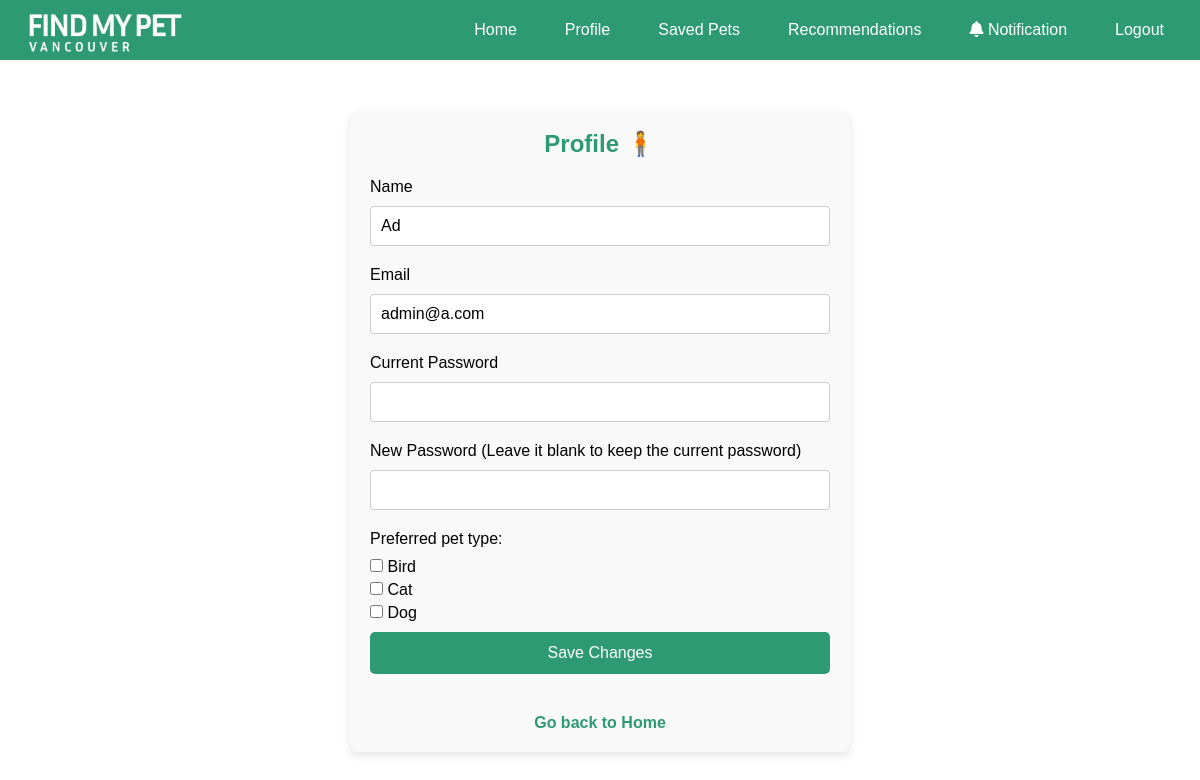
The page /profile.php (signed in) on the database its author committed.
### tables this page shows
CREATE TABLE `users` (
  `id` int(11) NOT NULL,
  `name` varchar(255) NOT NULL,
  `email` varchar(255) NOT NULL,
  `password` varchar(255) NOT NULL,
  `created_at` timestamp NOT NULL DEFAULT current_timestamp(),
  `role` enum('admin','user') NOT NULL DEFAULT 'user'
);

CREATE TABLE `animaltype` (
  `type_id` int(11) NOT NULL,
  `type_name` varchar(50) NOT NULL
);

### helpers.php (called while the page is built, shortened)
<?php
function getAnimalTypes(mysqli $db): array {
    $animalTypes = [];
    $result = $db->query("SELECT type_id, type_name FROM animaltype");
    while ($row = $result->fetch_assoc()) {
        $animalTypes[] = $row;
    }
    return $animalTypes;
}
function getUserPreferences(mysqli $db, int $userId): array {
    $stmt = $db->prepare("SELECT type_id FROM preferences WHERE user_id = ?");
    $stmt->bind_param("i", $userId);
    $stmt->execute();
    $result = $stmt->get_result();
    $preferences = [];
    return $preferences;
}

### profile.php (the view, shortened to what this page needs)
<?php
require("db.php");
require("helpers.php");
include('components/navbar.php');
$animalTypes = getAnimalTypes($db);
$user_id = $_SESSION['user_id'];
$sql = "SELECT name, email, password FROM users WHERE id = ?";
$stmt = $db->prepare($sql);
$stmt->bind_param("i", $user_id);
$stmt->execute();
$stmt->store_result();
$stmt->bind_result($name, $email, $stored_password);
$preferredTypes = getUserPreferences($db, $user_id);
$name_err = $email_err = $password_err = $current_password_err = "";
?>
<!DOCTYPE html>
<html lang="en">
<head>
    <link rel="stylesheet" href="https://cdnjs.cloudflare.com/ajax/libs/font-awesome/6.7.2/css/all.min.css">
    <link rel="stylesheet" href="./css/index.css">
    <link rel="stylesheet" href="./css/profile.css">
</head>
<body>
    <div class="profile-form">
        <h2>Profile 🧍</h2>
        <form action="profile.php" method="post">
            <div class="form-group <?php echo (!empty($name_err)) ? 'has-error' : ''; ?>">
                <label for="name">Name</label>
                <input type="text" name="name" class="form-control full-w" value="<?php echo $name; ?>" required>
            </div>
            <div class="form-group <?php echo (!empty($email_err)) ? 'has-error' : ''; ?>">
                <label for="email">Email</label>
                <input type="email" name="email" class="form-control full-w" value="<?php echo $email; ?>" required>
            </div>
            <div class="form-group <?php echo (!empty($current_password_err)) ? 'has-error' : ''; ?>">
                <label for="current_password">Current Password</label>
                <input type="password" name="current_password" class="form-control full-w" required>
            </div>
            <div class="form-group <?php echo (!empty($password_err)) ? 'has-error' : ''; ?>">
                <label for="password">New Password (Leave it blank to keep the current password)</label>
                <input type="password" name="password" class="form-control full-w">
            </div>
            <div class="form-group">
                <label>Preferred pet type:</label>
                <div class="type-checkbox-group">
                    <?php foreach ($animalTypes as $type): ?>
                        <div>
                            <?php
                            $checked = in_array($type['type_id'], $preferredTypes) ? 'checked' : ''
                            ?>
                            <input type="checkbox" id="pref-<?= $type['type_id'] ?>" name="preferred_types[]" value="<?= $type['type_id'] ?>" <?= $checked ?>>
                            <label for="pref-<?= $type['type_id'] ?>"><?= htmlspecialchars($type['type_name']) ?></label>
                        </div>
                    <?php endforeach; ?>
                </div>
            </div>
            <div class="form-group">
                <input type="submit" value="Save Changes" class="submit-btn full-w">
            </div>
            <p><a href="index.php">Go back to Home</a></p>
        </form>
    </div>
</body>
</html>

### css/index.css (style rules this page uses)
* { margin: 0; padding: 0; box-sizing: border-box; font-family: Arial, Helvetica, sans-serif; }
html { --primary-green: #2e9a73; --dark-blue: #2B3440; --secondary-blue: #5077A0; --secondary-green: #50A079; --stronger-green: #48906c; --stronger-blue: #486b90; --border-grey: #ccc; }
.submit-btn { padding: 10px 20px; background-color: var(--primary-green); color: white; font-size: 16px; border: none; border-radius: 5px; margin-top: 20px; width: 30%; cursor: pointer; }

### css/profile.css (style rules this page uses)
.profile-form { width: 100%; max-width: 500px; margin: 50px auto; padding: 20px; background-color: #f9f9f9; border-radius: 8px; box-shadow: 0 4px 8px rgba(0, 0, 0, 0.1); }
.profile-form h2 { text-align: center; color: #2e9a73; margin-bottom: 20px; }
.profile-form .form-group .full-w { width: 100%; padding: 10px; margin: 10px 0 20px; border: 1px solid #ccc; border-radius: 4px; font-size: 16px; }
.profile-form .form-group .submit-btn { width: 100%; padding: 12px; background-color: #2e9a73; color: white; border: none; border-radius: 5px; font-size: 16px; cursor: pointer; transition: background-color 0.3s; }
.profile-form p { text-align: center; margin-top: 20px; }
.profile-form p a { color: #2e9a73; text-decoration: none; font-weight: bold; }
.type-checkbox-group { margin-top: 10px; display: flex; flex-direction: column; gap: 5px }

### rows shown on the page
users: name "Ad", email "admin@a.com"
animaltype: type_name "Bird"
animaltype: type_name "Cat"
animaltype: type_name "Dog"
